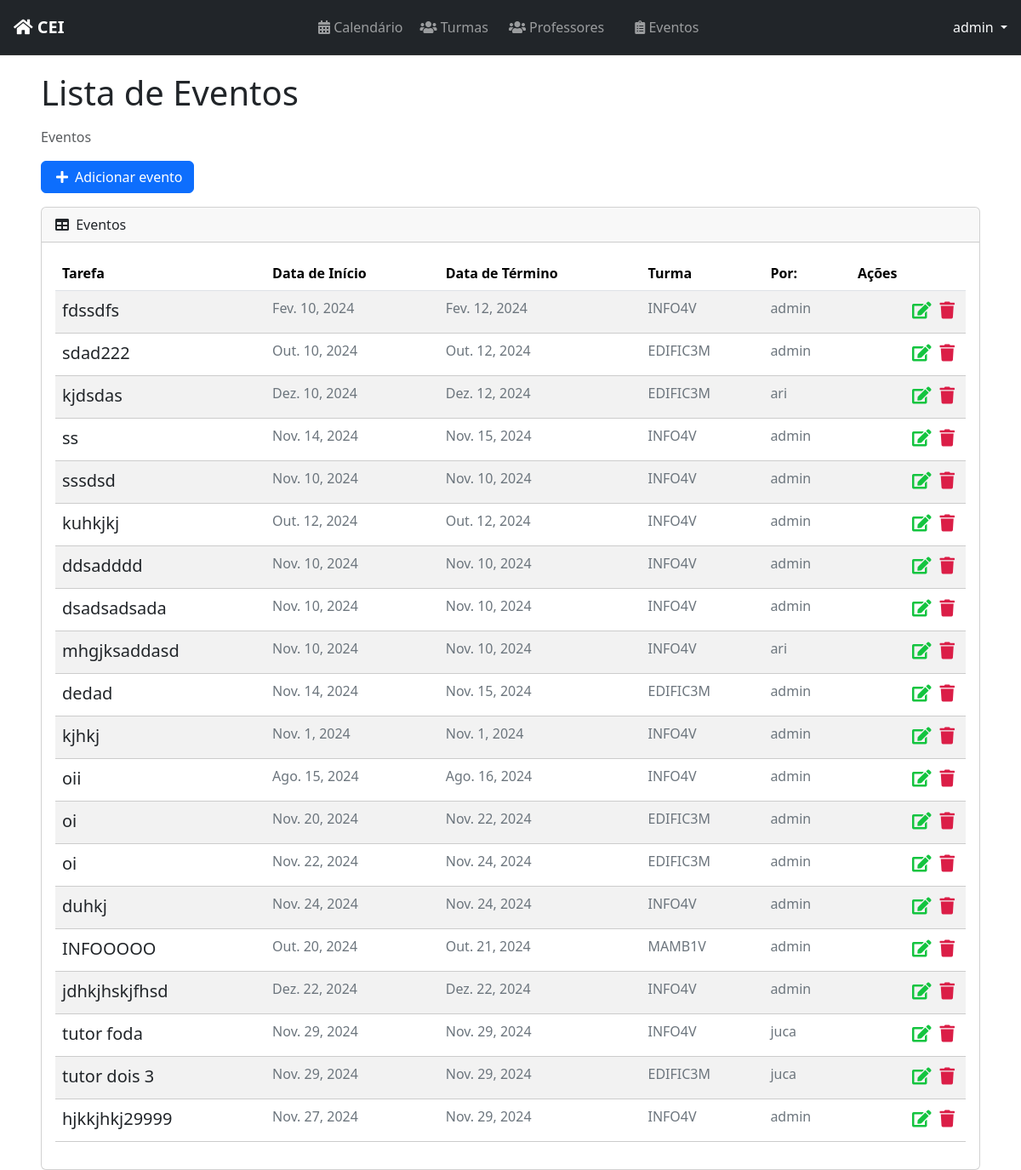
The page /list/ (signed in) on the database as committed earlier.
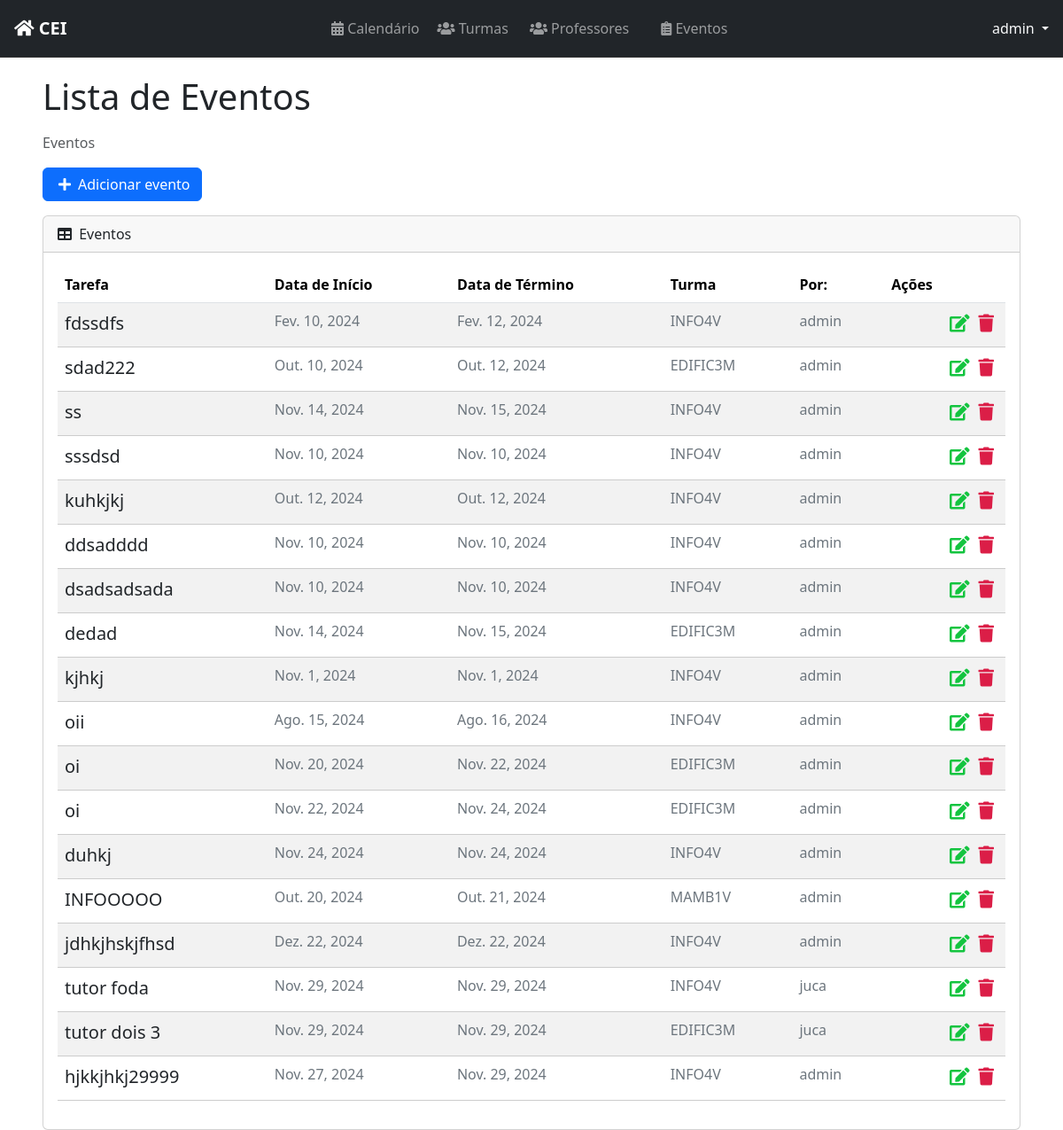
The same page on the database as committed later.
### profiles/models.py (models this page shows, shortened)
class CustomUser(AbstractUser):
    id = models.BigAutoField(primary_key=True)
    turma = models.ForeignKey('classes.Turma', on_delete=models.SET_NULL, blank=True, null=True)

### tasks/models.py (models this page shows, shortened)
class Task(models.Model):
    id = models.BigAutoField(primary_key=True)
    title = models.CharField(max_length=20)
    description = models.TextField(max_length=150)
    start_date = models.DateField()
    end_date = models.DateField()
    total_subs = models.PositiveIntegerField(default=0)
    subs = models.PositiveIntegerField(default=0)
    start_time = models.TimeField()
    end_time = models.TimeField()
    usuario = models.ForeignKey(CustomUser, on_delete=models.CASCADE)
    turma = models.ForeignKey('classes.Turma', on_delete=models.CASCADE)
    created_at = models.DateTimeField(auto_now_add=True)
    updated_at = models.DateTimeField(auto_now=True)

### classes/models.py (models this page shows, shortened)
class Turma(models.Model):
    TURNO_CHOICES = [
        ('manha', 'Manhã'),
        ('tarde', 'Tarde'),
        ('noite', 'Noite'),
    ]
    CURSO_CHOICES = [
        ('edificacoes', 'Edificações'),
        ('informatica', 'Informática'),
        ('meio_ambiente', 'Meio Ambiente'),
        ('matematica', 'Matemática'),
    ]
    SERIE_CHOICES = [
        ('1', '1º Ano'),
        ('2', '2º Ano'),
        ('3', '3º Ano'),
        ('4', '4º Ano'),
    ]
    nome = models.CharField(max_length=8, unique=True)
    serie = models.CharField(max_length=1, choices=SERIE_CHOICES)
    turno = models.CharField(max_length=5, choices=TURNO_CHOICES)
    curso = models.CharField(max_length=15, choices=CURSO_CHOICES)

### tasks/views.py (the view)
# urls.py: path('list/', TaskListView.as_view(), name='task-list'),
class TaskListView(GroupRequiredMixin, LoginRequiredMixin, ListView):
    group_required = [u"Docente", u"Tutor"]
    login_url = reverse_lazy('login')
    model = Task
    template_name = 'tasks/list.html'
    context_object_name = 'tasks'
    ordering = '-created_at'
    def get_queryset(self):
        user_groups = self.request.user.groups.values_list('name', flat=True)
        if "Administrador" in user_groups:
            return Task.objects.all()
        return Task.objects.filter(usuario=self.request.user)

### tasks/context_processors.py (called while the page is built)
def user_in_discente(request):
    if request.user.is_authenticated:
        return {'user_in_discente': request.user.groups.filter(name="Discente").exists()}
    return {'user_in_discente': False}

### tasks/templates/tasks/list.html (shortened to what this page needs)
{% extends 'base.html' %}
{% block content %}
<div class="container-fluid">
    <h1 class="mb-3">Lista de Eventos</h1>
    <ol class="breadcrumb mb-3">
        <li class="breadcrumb-item active">Eventos</li>
    </ol>
    <div class="row mb-3">
        <div class="col-12 col-sm-auto">
            <a id="add-link" href="{% url 'new-task' %}" class="btn btn-primary d-flex align-items-center">
                <i class="fas fa-plus me-2"></i> Adicionar evento
            </a>
        </div>
    </div>
    <div class="card">
        <div class="card-header">
            <i class="fas fa-table me-1"></i>
            Eventos
        </div>
        <div class="card-body">
            <div class="table-responsive">
                <table id="datatablesSimple" class="table table-striped table-hover">
                    <thead class="table">
                        <tr>
                            <th>Tarefa</th>
                            <th>Data de Início</th>
                            <th>Data de Término</th>
                            <th>Turma</th>
                            <th>Por:</th>
                            <th>Ações</th>
                        </tr>
                    </thead>
                    <tbody>
                        {% for task in tasks %}
                        <tr class="task-item">
                            <td>
                                <a href="/task/{{ task.id }}" class="text-decoration-none text-dark">{{ task.title }}</a>
                            </td>
                            <td style="color: #6c757d;" class="fs-6">{{ task.start_date }}</td>
                            <td style="color: #6c757d;" class="fs-6">{{ task.end_date }}</td>
                            <td style="color: #6c757d;" class="fs-6">{{ task.turma.nome }}</td>
                            <td style="color: #6c757d;" class="fs-6">{{ task.usuario.username }}</td>
                            <td>
                                <a href="{% url 'delete-task' task.id %}" class="text-danger me-2"><i class="fas fa-trash"></i></a>
                                <a href="{% url 'edit-task' task.id %}" class="text-warning"><i class="fas fa-edit"></i></a>
                            </td>
                        </tr>
                        {% endfor %}
                    </tbody>
                </table>
            </div>
        </div>
    </div>
</div>
{% endblock %}
{% block scripts %}
<link href="https://cdn.jsdelivr.net/npm/simple-datatables@7.1.2/dist/style.min.css" rel="stylesheet" />
{% endblock %}

### tasks/templates/base.html (shortened to what this page needs)
{% load static %}
<!DOCTYPE html>
<html lang="en">
<head>
    <link href="{% static 'bootstrap/css/bootstrap.min.css' %}" rel="stylesheet">
    <link rel="stylesheet" href="https://use.fontawesome.com/releases/v5.7.2/css/all.css">
    <link rel="stylesheet" href="{% static 'css/styles.css' %}">
    <link href="{% static 'css/datatables.min.css' %}" rel="stylesheet">
</head>
<body>
  <nav class="navbar navbar-expand-lg navbar-dark bg-dark">
    <div class="container-fluid">
      <a class="navbar-brand" href="{% url 'dashboard' %}">
        <i class="fas fa-home"></i> CEI
      </a>
      <div class="collapse navbar-collapse" id="navbarSupportedContent">
        <ul class="navbar-nav me-auto mb-2 mb-lg-0">
          <li class="nav-item">
            <a class="nav-link" aria-current="page" href="{% url 'calendar' %}">
              <i class="fas fa-calendar-alt"></i> Calendário
            </a>
          </li>
          <li class="nav-item mx-lg-1">
            <a class="nav-link" href="{% url 'lista-turmas' %}">
              <i class="fas fa-users"></i> Turmas
            </a>
          </li>
          <li class="nav-item mx-lg-1">
            <a class="nav-link" href="{% url 'docentes_list' %}">
              <i class="fas fa-users"></i> Professores
            </a>
          </li>
          {% if user.is_authenticated and not user_in_discente %}
          <li class="nav-item mx-lg-3">
            <a class="nav-link" aria-current="page" href="{% url 'task-list' %}">
              <i class="fas fa-clipboard-list"></i> Eventos
            </a>
          </li>
          {% endif %}
        </ul>
        {% if user.is_authenticated %}
        <div class="dropdown">
          <a class="nav-link dropdown-toggle text-light" href="#" id="navbarDropdown" role="button" data-bs-toggle="dropdown" aria-expanded="false">
            {{ user.username }}
          </a>
        </div>
        {% else %}
        <li class="nav nav-pills flex-column">
          <a href="{% url 'login' %}" class="nav-link text-white">
            Login
          </a>
        </li>
        {% endif %}
      </div>
    </div>
  </nav>
  <div class="container-fluid px-5">
    <div class="col-12">
      {% block content %}
      {% endblock %}
    </div>
  </div>
  {% block scripts %}
  {% endblock %}
</body>
</html>

### static/css/styles.css (style rules this page uses)
.container-fluid { padding: 0; }
.navbar { border-bottom: 1px solid #333; margin-bottom: 20px; }
.navbar-nav { margin: auto; }
.navbar-brand { font-weight: bold; }
#add-link { text-decoration: none; }
.fas.fa-plus { color: #FFF; margin-right: 10px; margin-left: 5px; }
.task-item { list-style: none; font-size: 20px; height: 50px; padding-top: 10px; border-bottom: 1px dashed #CCC; }
.fas.fa-trash { color: #db1e47; cursor: pointer; margin: 5px; font-size: 20px; float: right; }
.fas.fa-edit { color: #13c43f; cursor: pointer; margin: 5px; font-size: 20px; float: right; }

### tasks/templates/base.html (style rules this page uses)
.navbar { padding: 0.75rem 1rem; }

Rows that differ between the two databases and show on the page:
removed Task: title "kjdsdas", start_date "Dez. 10, 2024", end_date "Dez. 12, 2024", turma.nome "EDIFIC3M", usuario.username "ari"
removed Task: title "mhgjksaddasd", start_date "Nov. 10, 2024", end_date "Nov. 10, 2024", turma.nome "INFO4V", usuario.username "ari"
